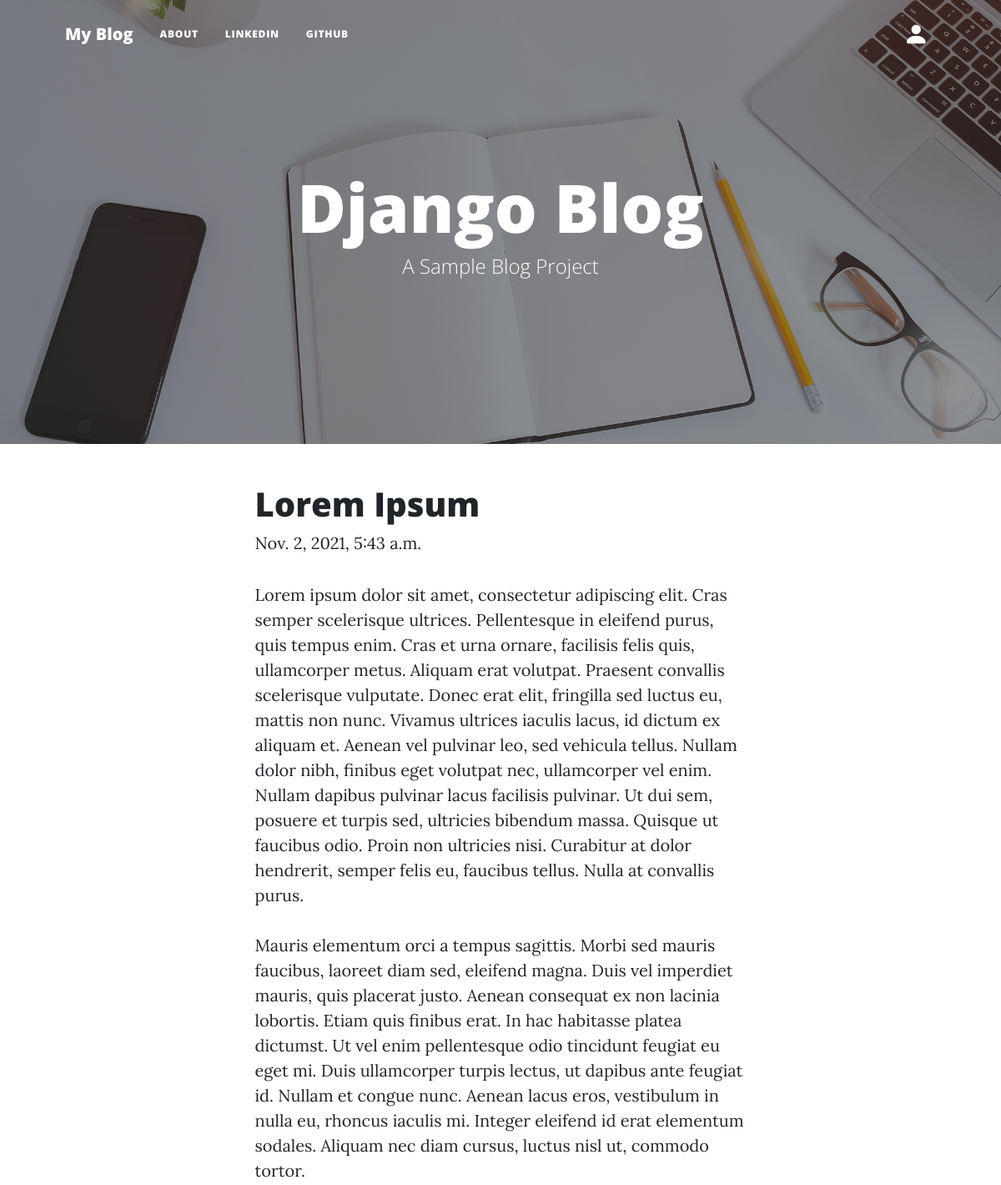
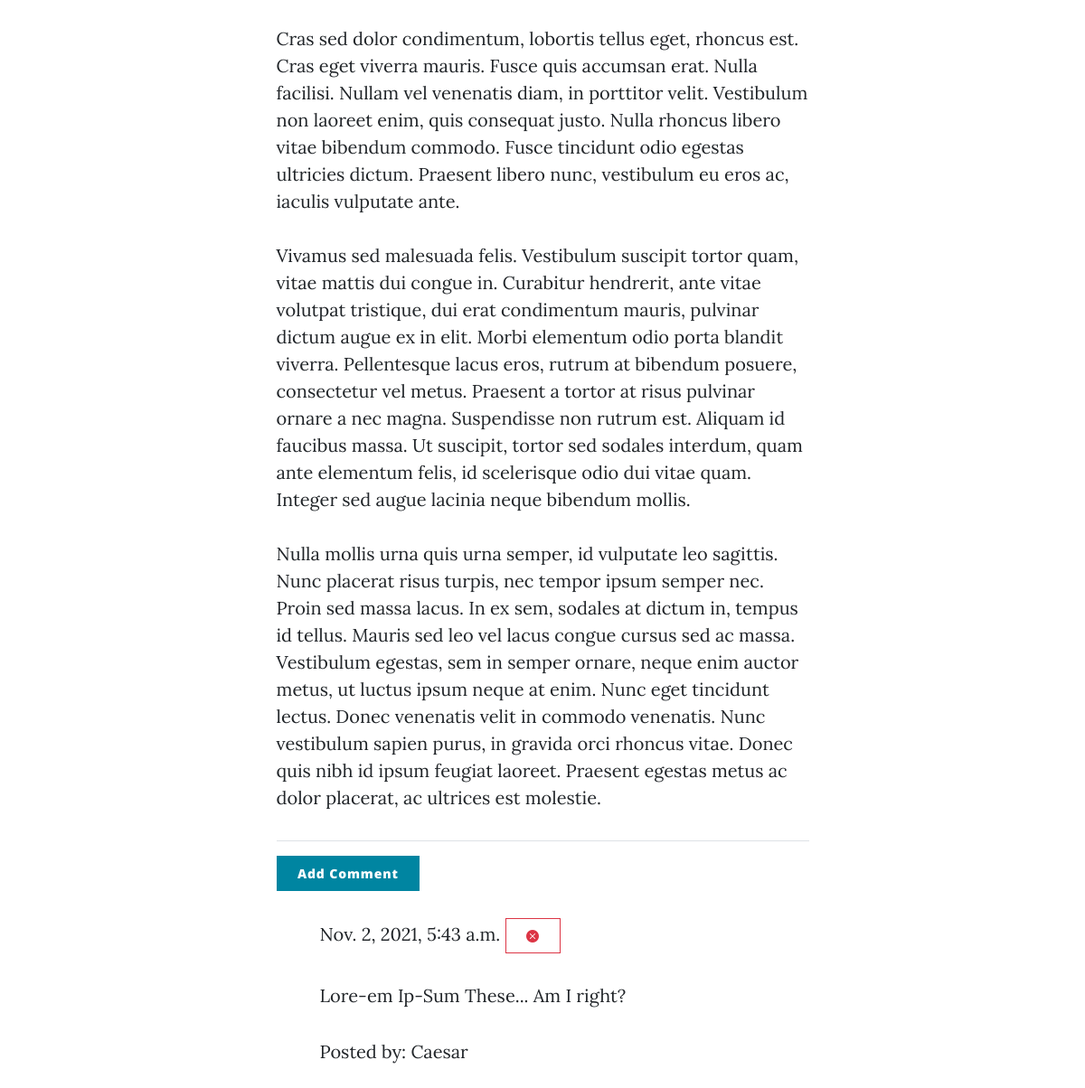
The app's page /post/1/ with its own data (2 pictures, top to bottom).
### blog/models.py (models this page shows, shortened)
class Post(models.Model):
    author = models.ForeignKey(User, on_delete = models.CASCADE)
    title = models.CharField(max_length=255)
    text = models.TextField()
    create_date = models.DateTimeField(default=timezone.now)
    published_date = models.DateTimeField(blank = True, null = True)

class Comment(models.Model):
    post = models.ForeignKey('blog.Post', related_name='comments', on_delete=models.CASCADE)
    author = models.CharField(max_length=255)
    text = models.TextField()
    create_date = models.DateTimeField(default=timezone.now)
    approved_comment = models.BooleanField(default=False)

### blog/views.py (the view)
# urls.py: path('post/<int:pk>/', views.PostDetailView.as_view(), name = 'post_detail'),
class PostDetailView(DetailView):
    model = Post

### blog/templates/blog/post_detail.html (shortened to what this page needs)
{% extends 'blog/base.html' %}
{% block content %}
    <h1 class="posttitle">{{ post.title }}</h1>
        {% if post.published_date %}
        <div class="date postdate">
            {{ post.published_date }}
        </div>
        {% else %}
            <a class="btn btn-success" href="{% url 'post_publish' pk=post.pk %}">Publish</a>
        {% endif %}
    <p class="postcontent">{{ post.text|safe|linebreaksbr }}</p>
    <hr>
    <a class="btn btn-primary" href="{% url 'add_comment_to_post' pk=post.pk %}">Add Comment</a>
    <div class="container">
        {% for comment in post.comments.all %}
        <br>
            {% if user.is_authenticated or comment.approved_comment %}
                {% if not comment.approved_comment %}
                    {{ comment.create_date }}
                    <p>{{ comment.text|safe|linebreaks }}</p>
                    <p>Posted by: {{ comment.author }}</p>
                    <a class="btn btn-outline-success" href="{% url 'comment_approve' pk=comment.pk %}">
                        <span class="bi bi-check-circle-fill"></span>
                    </a>
                    <a class="btn btn-outline-danger" href="{% url 'comment_remove' pk=comment.pk %}">
                        <span class="bi bi-x-circle-fill"></span>
                    </a>
                {% else %}
                    {{ comment.create_date }}
                    <a class="btn btn-outline-danger" href="{% url 'comment_remove' pk=comment.pk %}">
                    <span class="bi bi-x-circle-fill"></span>
                    </a>
                    <p>{{ comment.text|safe|linebreaks }}</p>
                    <p>Posted by: {{ comment.author }}</p>
                {% endif %}
            {% endif %}
            {% empty %}
            <p>No Comments</p>
        {% endfor %}
{% endblock %}

### records on screen
Post: title "Lorem Ipsum", published_date "Nov. 2, 2021, 5:43 a.m.", text "Lorem ipsum dolor sit amet, consectetur adipiscing elit. Cras semper scelerisque ultrices. Pellentesque in eleifend purus, quis tempus enim. Cras et urna ornare, facilisis felis quis, ullamcorper metus. Aliquam erat volutpat. Praesent convallis scelerisque vulputate. Donec erat elit, fringilla sed luctus eu, mattis non nunc. Vivamus ultrices iaculis lacus, id dictum ex aliquam et. Aenean vel pulvinar leo, sed vehicula tellus. Nullam dolor nibh, finibus eget volutpat nec, ullamcorper vel enim. Nullam dapibus pulvinar lacus facilisis pulvinar. Ut dui sem, posuere et turpis sed, ultricies bibendum massa. Quisque ut faucibus odio. Proin non ultricies nisi. Curabitur at dolor hendrerit, semper…"
Comment: create_date "Nov. 2, 2021, 5:43 a.m.", text "Lore-em Ip-Sum These... Am I right?", author "Caesar"
